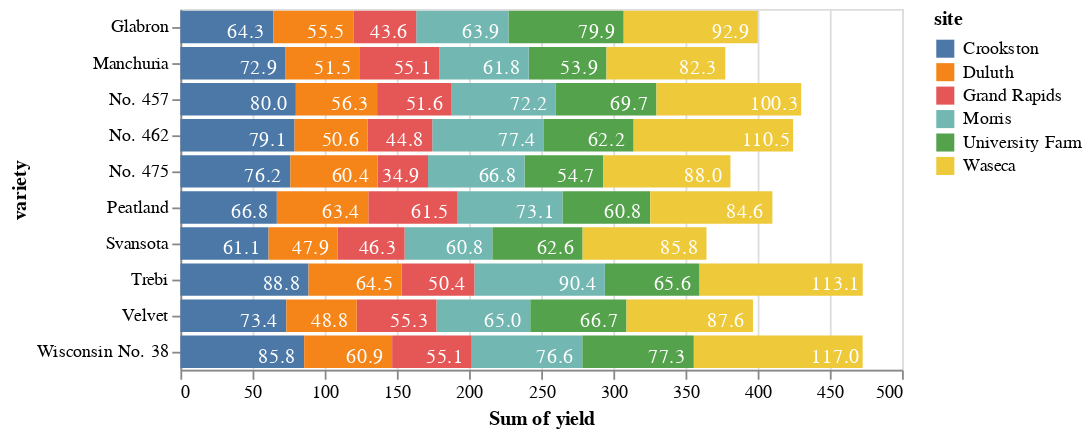

Notebook code for this chart:
### Markdown cell above
FACETED STACKED BAR CHART

### Code cell
import altair as alt
from vega_datasets import data

source=data.barley()

bars = alt.Chart(source).mark_bar().encode(
    x=alt.X('sum(yield):Q', stack='zero'),
    y=alt.Y('variety:N'),
    color=alt.Color('site')
)

text = alt.Chart(source).mark_text(dx=-15, dy=3, color='white').encode(
    x=alt.X('sum(yield):Q', stack='zero'),
    y=alt.Y('variety:N'),
    detail='site:N',
    text=alt.Text('sum(yield):Q', format='.1f')
)

bars + text

### Figure 1 — Vega-Lite specification as saved in the notebook (floating-point values rounded to 4 significant figures)
{"usermeta": {"embedOptions": {"theme": "dark"}}, "config": {"view": {"continuousWidth": 400, "continuousHeight": 300}}, "layer": [{"mark": "bar", "encoding": {"color": {"field": "site", "type": "nominal"}, "x": {"aggregate": "sum", "field": "yield", "stack": "zero", "type": "quantitative"}, "y": {"field": "variety", "type": "nominal"}}}, {"mark": {"type": "text", "color": "white", "dx": -15, "dy": 3}, "encoding": {"detail": {"field": "site", "type": "nominal"}, "text": {"aggregate": "sum", "field": "yield", "format": ".1f", "type": "quantitative"}, "x": {"aggregate": "sum", "field": "yield", "stack": "zero", "type": "quantitative"}, "y": {"field": "variety", "type": "nominal"}}}], "data": {"name": "data-093ece8c35bb2d41094cfb6138ec810b"}, "$schema": "https://vega.github.io/schema/vega-lite/v4.17.0.json", "datasets": {"data-093ece8c35bb2d41094cfb6138ec810b": [{"yield": 27.0, "variety": "Manchuria", "year": 1931, "site": "University Farm"}, {"yield": 48.87, "variety": "Manchuria", "year": 1931, "site": "Waseca"}, {"yield": 27.43, "variety": "Manchuria", "year": 1931, "site": "Morris"}, {"yield": 39.93, "variety": "Manchuria", "year": 1931, "site": "Crookston"}, {"yield": 32.97, "variety": "Manchuria", "year": 1931, "site": "Grand Rapids"}, {"yield": 28.97, "variety": "Manchuria", "year": 1931, "site": "Duluth"}, {"yield": 43.07, "variety": "Glabron", "year": 1931, "site": "University Farm"}, {"yield": 55.2, "variety": "Glabron", "year": 1931, "site": "Waseca"}, {"yield": 28.77, "variety": "Glabron", "year": 1931, "site": "Morris"}, {"yield": 38.13, "variety": "Glabron", "year": 1931, "site": "Crookston"}, {"yield": 29.13, "variety": "Glabron", "year": 1931, "site": "Grand Rapids"}, {"yield": 29.67, "variety": "Glabron", "year": 1931, "site": "Duluth"}, {"yield": 35.13, "variety": "Svansota", "year": 1931, "site": "University Farm"}, {"yield": 47.33, "variety": "Svansota", "year": 1931, "site": "Waseca"}, {"yield": 25.77, "variety": "Svansota", "year": 1931, "site": "Morris"}, {"yield": 40.47, "variety": "Svansota", "year": 1931, "site": "Crookston"}, {"yield": 29.67, "variety": "Svansota", "year": 1931, "site": "Grand Rapids"}, {"yield": 25.7, "variety": "Svansota", "year": 1931, "site": "Duluth"}, {"yield": 39.9, "variety": "Velvet", "year": 1931, "site": "University Farm"}, {"yield": 50.23, "variety": "Velvet", "year": 1931, "site": "Waseca"}, {"yield": 26.13, "variety": "Velvet", "year": 1931, "site": "Morris"}, {"yield": 41.33, "variety": "Velvet", "year": 1931, "site": "Crookston"}, {"yield": 23.03, "variety": "Velvet", "year": 1931, "site": "Grand Rapids"}, {"yield": 26.3, "variety": "Velvet", "year": 1931, "site": "Duluth"}, {"yield": 36.57, "variety": "Trebi", "year": 1931, "site": "University Farm"}, {"yield": 63.83, "variety": "Trebi", "year": 1931, "site": "Waseca"}, {"yield": 43.77, "variety": "Trebi", "year": 1931, "site": "Morris"}, {"yield": 46.93, "variety": "Trebi", "year": 1931, "site": "Crookston"}, {"yield": 29.77, "variety": "Trebi", "year": 1931, "site": "Grand Rapids"}, {"yield": 33.93, "variety": "Trebi", "year": 1931, "site": "Duluth"}, {"yield": 43.27, "variety": "No. 457", "year": 1931, "site": "University Farm"}, {"yield": 58.1, "variety": "No. 457", "year": 1931, "site": "Waseca"}, {"yield": 28.7, "variety": "No. 457", "year": 1931, "site": "Morris"}, {"yield": 45.67, "variety": "No. 457", "year": 1931, "site": "Crookston"}, {"yield": 32.17, "variety": "No. 457", "year": 1931, "site": "Grand Rapids"}, {"yield": 33.6, "variety": "No. 457", "year": 1931, "site": "Duluth"}, {"yield": 36.6, "variety": "No. 462", "year": 1931, "site": "University Farm"}, {"yield": 65.77, "variety": "No. 462", "year": 1931, "site": "Waseca"}, {"yield": 30.37, "variety": "No. 462", "year": 1931, "site": "Morris"}, {"yield": 48.57, "variety": "No. 462", "year": 1931, "site": "Crookston"}, {"yield": 24.93, "variety": "No. 462", "year": 1931, "site": "Grand Rapids"}, {"yield": 28.1, "variety": "No. 462", "year": 1931, "site": "Duluth"}, {"yield": 32.77, "variety": "Peatland", "year": 1931, "site": "University Farm"}, {"yield": 48.57, "variety": "Peatland", "year": 1931, "site": "Waseca"}, {"yield": 29.87, "variety": "Peatland", "year": 1931, "site": "Morris"}, {"yield": 41.6, "variety": "Peatland", "year": 1931, "site": "Crookston"}, {"yield": 34.7, "variety": "Peatland", "year": 1931, "site": "Grand Rapids"}, {"yield": 32.0, "variety": "Peatland", "year": 1931, "site": "Duluth"}, {"yield": 24.67, "variety": "No. 475", "year": 1931, "site": "University Farm"}, {"yield": 46.77, "variety": "No. 475", "year": 1931, "site": "Waseca"}, {"yield": 22.6, "variety": "No. 475", "year": 1931, "site": "Morris"}, {"yield": 44.1, "variety": "No. 475", "year": 1931, "site": "Crookston"}, {"yield": 19.7, "variety": "No. 475", "year": 1931, "site": "Grand Rapids"}, {"yield": 33.07, "variety": "No. 475", "year": 1931, "site": "Duluth"}, {"yield": 39.3, "variety": "Wisconsin No. 38", "year": 1931, "site": "University Farm"}, {"yield": 58.8, "variety": "Wisconsin No. 38", "year": 1931, "site": "Waseca"}, {"yield": 29.47, "variety": "Wisconsin No. 38", "year": 1931, "site": "Morris"}, {"yield": 49.87, "variety": "Wisconsin No. 38", "year": 1931, "site": "Crookston"}, {"yield": 34.47, "variety": "Wisconsin No. 38", "year": 1931, "site": "Grand Rapids"}, {"yield": 31.6, "variety": "Wisconsin No. 38", "year": 1931, "site": "Duluth"}, {"yield": 26.9, "variety": "Manchuria", "year": 1932, "site": "University Farm"}, {"yield": 33.47, "variety": "Manchuria", "year": 1932, "site": "Waseca"}, {"yield": 34.37, "variety": "Manchuria", "year": 1932, "site": "Morris"}, {"yield": 32.97, "variety": "Manchuria", "year": 1932, "site": "Crookston"}, {"yield": 22.13, "variety": "Manchuria", "year": 1932, "site": "Grand Rapids"}, {"yield": 22.57, "variety": "Manchuria", "year": 1932, "site": "Duluth"}, {"yield": 36.8, "variety": "Glabron", "year": 1932, "site": "University Farm"}, {"yield": 37.73, "variety": "Glabron", "year": 1932, "site": "Waseca"}, {"yield": 35.13, "variety": "Glabron", "year": 1932, "site": "Morris"}, {"yield": 26.17, "variety": "Glabron", "year": 1932, "site": "Crookston"}, {"yield": 14.43, "variety": "Glabron", "year": 1932, "site": "Grand Rapids"}, {"yield": 25.87, "variety": "Glabron", "year": 1932, "site": "Duluth"}, {"yield": 27.43, "variety": "Svansota", "year": 1932, "site": "University Farm"}, {"yield": 38.5, "variety": "Svansota", "year": 1932, "site": "Waseca"}, {"yield": 35.03, "variety": "Svansota", "year": 1932, "site": "Morris"}, {"yield": 20.63, "variety": "Svansota", "year": 1932, "site": "Crookston"}, {"yield": 16.63, "variety": "Svansota", "year": 1932, "site": "Grand Rapids"}, {"yield": 22.23, "variety": "Svansota", "year": 1932, "site": "Duluth"}, {"yield": 26.8, "variety": "Velvet", "year": 1932, "site": "University Farm"}, {"yield": 37.4, "variety": "Velvet", "year": 1932, "site": "Waseca"}, {"yield": 38.83, "variety": "Velvet", "year": 1932, "site": "Morris"}, {"yield": 32.07, "variety": "Velvet", "year": 1932, "site": "Crookston"}, {"yield": 32.23, "variety": "Velvet", "year": 1932, "site": "Grand Rapids"}, {"yield": 22.47, "variety": "Velvet", "year": 1932, "site": "Duluth"}, {"yield": 29.07, "variety": "Trebi", "year": 1932, "site": "University Farm"}, {"yield": 49.23, "variety": "Trebi", "year": 1932, "site": "Waseca"}, {"yield": 46.63, "variety": "Trebi", "year": 1932, "site": "Morris"}, {"yield": 41.83, "variety": "Trebi", "year": 1932, "site": "Crookston"}, {"yield": 20.63, "variety": "Trebi", "year": 1932, "site": "Grand Rapids"}, {"yield": 30.6, "variety": "Trebi", "year": 1932, "site": "Duluth"}, {"yield": 26.43, "variety": "No. 457", "year": 1932, "site": "University Farm"}, {"yield": 42.2, "variety": "No. 457", "year": 1932, "site": "Waseca"}, {"yield": 43.53, "variety": "No. 457", "year": 1932, "site": "Morris"}, {"yield": 34.33, "variety": "No. 457", "year": 1932, "site": "Crookston"}, {"yield": 19.47, "variety": "No. 457", "year": 1932, "site": "Grand Rapids"}, {"yield": 22.7, "variety": "No. 457", "year": 1932, "site": "Duluth"}, {"yield": 25.57, "variety": "No. 462", "year": 1932, "site": "University Farm"}, {"yield": 44.7, "variety": "No. 462", "year": 1932, "site": "Waseca"}, {"yield": 47.0, "variety": "No. 462", "year": 1932, "site": "Morris"}, {"yield": 30.53, "variety": "No. 462", "year": 1932, "site": "Crookston"}, {"yield": 19.9, "variety": "No. 462", "year": 1932, "site": "Grand Rapids"}, {"yield": 22.5, "variety": "No. 462", "year": 1932, "site": "Duluth"}, {"yield": 28.07, "variety": "Peatland", "year": 1932, "site": "University Farm"}, {"yield": 36.03, "variety": "Peatland", "year": 1932, "site": "Waseca"}, {"yield": 43.2, "variety": "Peatland", "year": 1932, "site": "Morris"}, {"yield": 25.23, "variety": "Peatland", "year": 1932, "site": "Crookston"}, {"yield": 26.77, "variety": "Peatland", "year": 1932, "site": "Grand Rapids"}, {"yield": 31.37, "variety": "Peatland", "year": 1932, "site": "Duluth"}, {"yield": 30.0, "variety": "No. 475", "year": 1932, "site": "University Farm"}, {"yield": 41.27, "variety": "No. 475", "year": 1932, "site": "Waseca"}, {"yield": 44.23, "variety": "No. 475", "year": 1932, "site": "Morris"}, {"yield": 32.13, "variety": "No. 475", "year": 1932, "site": "Crookston"}, {"yield": 15.23, "variety": "No. 475", "year": 1932, "site": "Grand Rapids"}, {"yield": 27.37, "variety": "No. 475", "year": 1932, "site": "Duluth"}, {"yield": 38.0, "variety": "Wisconsin No. 38", "year": 1932, "site": "University Farm"}, {"yield": 58.17, "variety": "Wisconsin No. 38", "year": 1932, "site": "Waseca"}, {"yield": 47.17, "variety": "Wisconsin No. 38", "year": 1932, "site": "Morris"}, {"yield": 35.9, "variety": "Wisconsin No. 38", "year": 1932, "site": "Crookston"}, {"yield": 20.67, "variety": "Wisconsin No. 38", "year": 1932, "site": "Grand Rapids"}, {"yield": 29.33, "variety": "Wisconsin No. 38", "year": 1932, "site": "Duluth"}]}}
